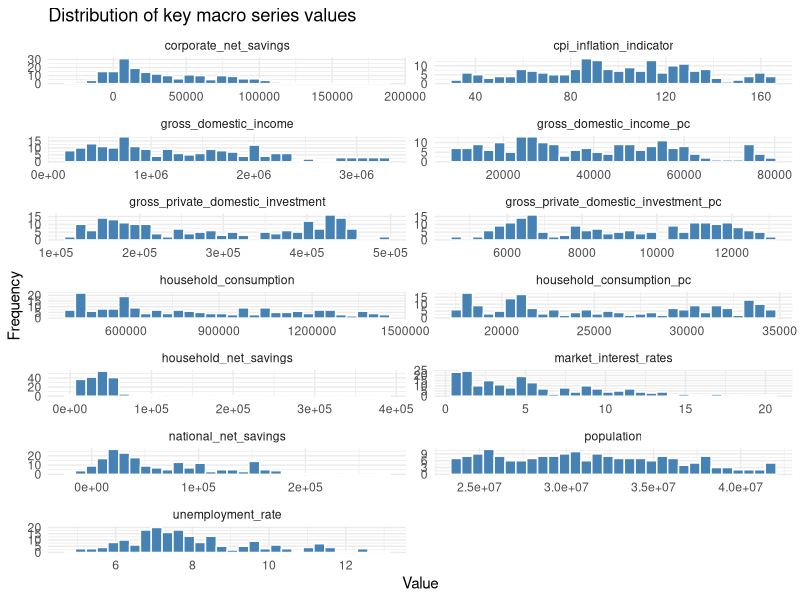
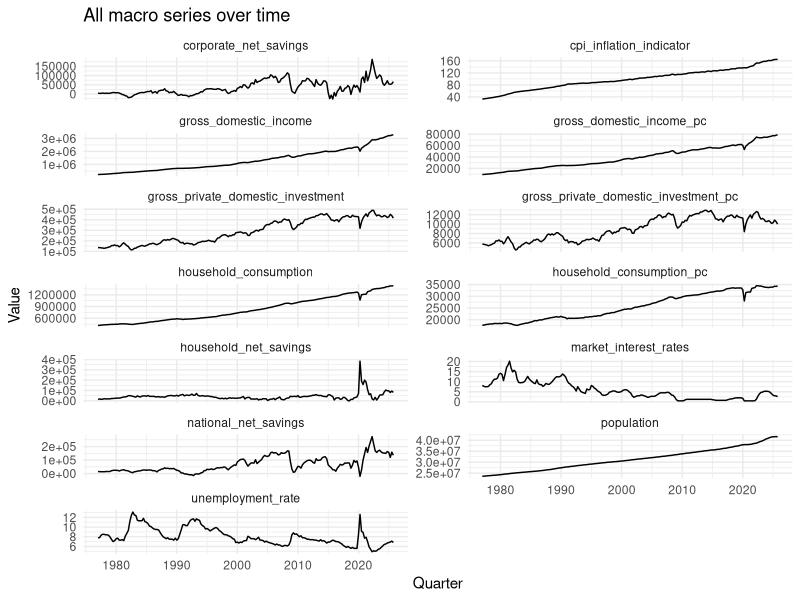
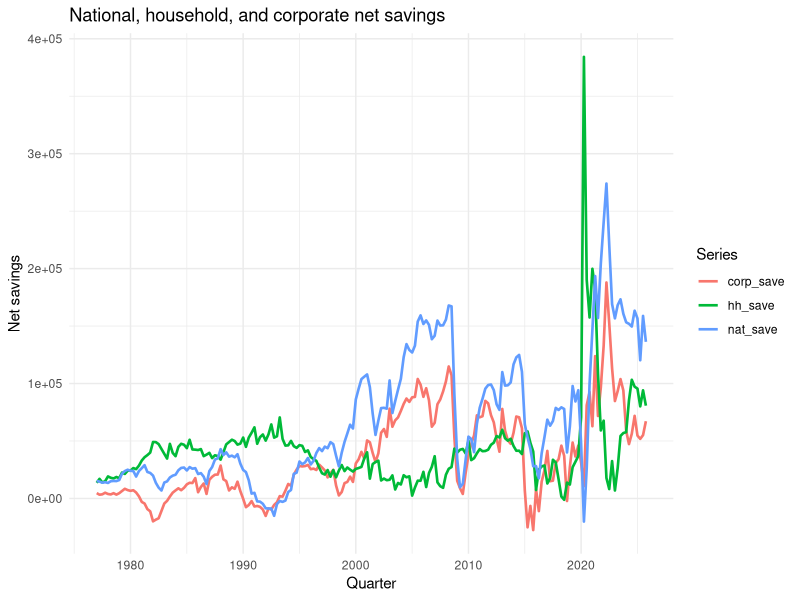
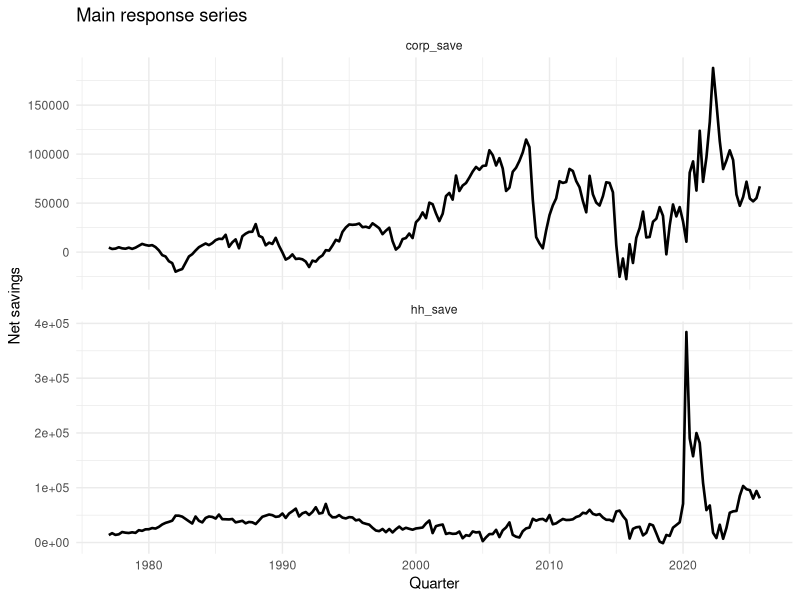
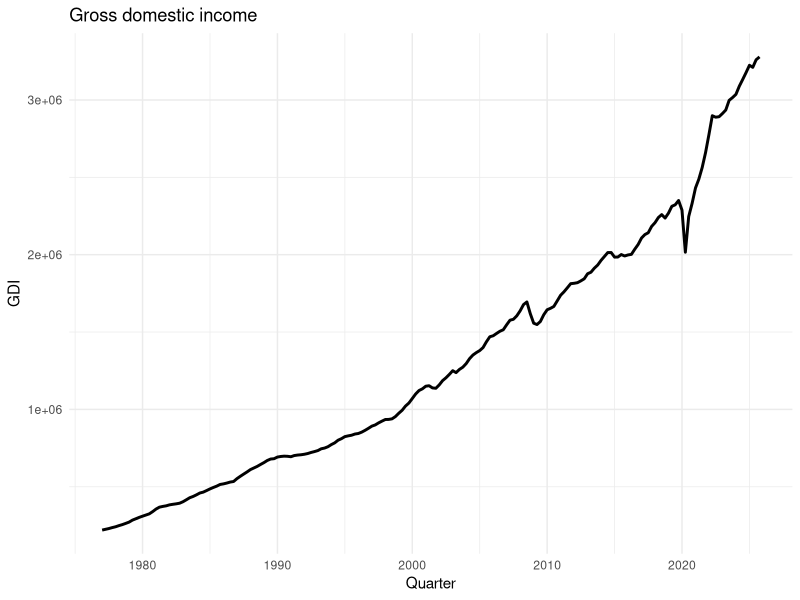
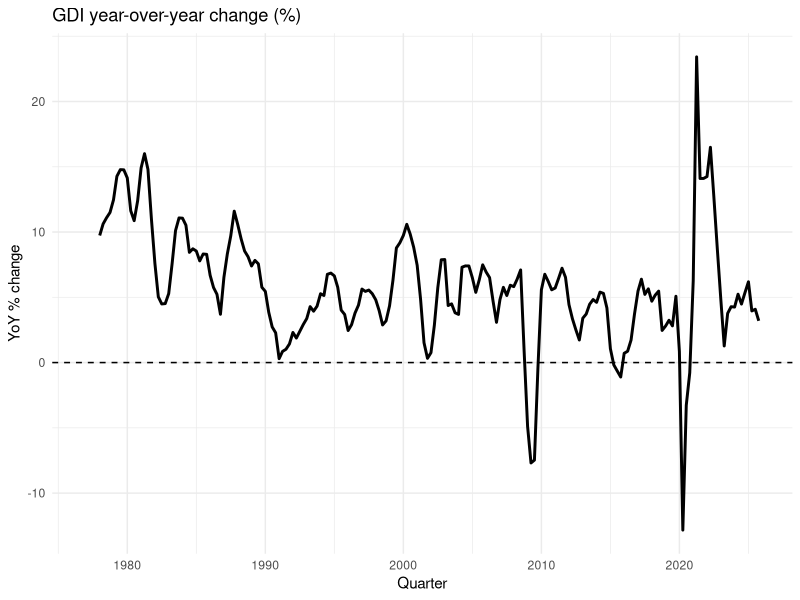
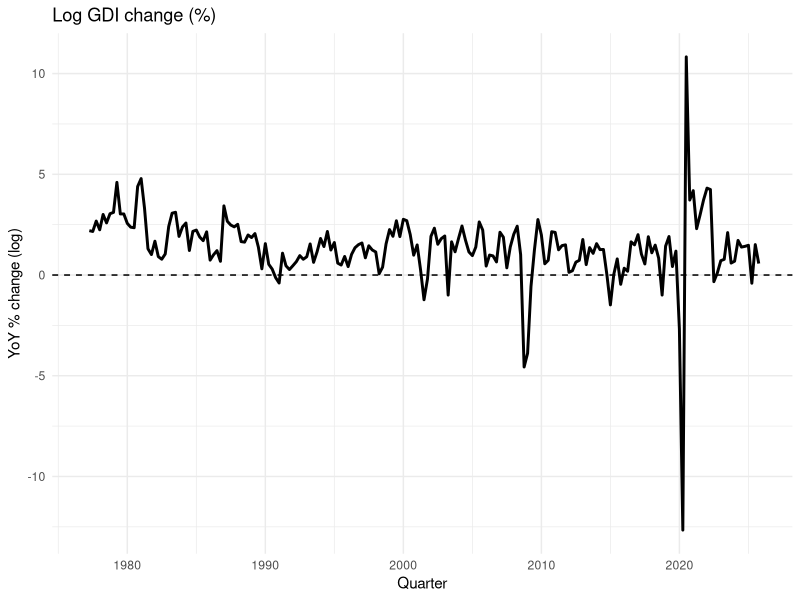
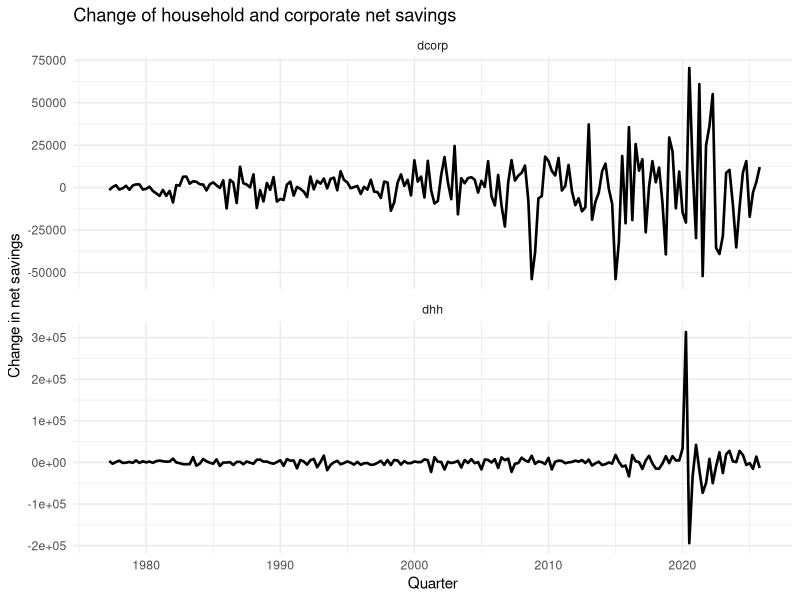

Generate these figures, in order, with R:
## ---- chunk 1
knitr::opts_chunk$set(echo = TRUE, warning = FALSE, message = FALSE)
library(tidyverse)
library(lubridate)
library(forecast)
library(knitr)
library(tseries)
## ---- chunk 2
macro_df <- read_csv("../data/macro_panel_wide_raw.csv", show_col_types = FALSE) |>
  mutate(quarterly_date = as.Date(quarterly_date)) |>
  mutate(household_consumption_pc = household_consumption / population * 1000000,
         gross_domestic_income_pc = gross_domestic_income / population * 1000000,
         gross_private_domestic_investment_pc = gross_private_domestic_investment / population * 1000000) |>
  arrange(quarterly_date)

glimpse(macro_df)
summary(macro_df)
## ---- chunk 3
na_summary <- macro_df |>
  summarise(across(-quarterly_date, ~ sum(is.na(.)))) |>
  pivot_longer(
    cols = everything(),
    names_to = "series",
    values_to = "n_missing"
  ) |>
  arrange(desc(n_missing))

na_summary

# Remove the NA values at the end
macro_df <- macro_df |>
  filter(quarterly_date <= as.Date("2025-12-31"))
## ---- chunk 4
#| fig.width: 8
#| fig.height: 8
key_vars <- macro_df |>
  select(-quarterly_date) |>
  pivot_longer(
    cols = everything(),
    names_to = "series",
    values_to = "value"
  )

# Adjust plot size for better readability
ggplot(key_vars, aes(x = value)) +
  geom_histogram(bins = 30, fill = "steelblue", color = "white") +
  facet_wrap(~ series, scales = "free", ncol = 2)+ 
  theme_minimal() +
  ggtitle("Distribution of key macro series values") +
  xlab("Value") +
  ylab("Frequency")
## ---- chunk 5
#| fig.width: 8
#| fig.height: 8
macro_long <- macro_df |>
  pivot_longer(
    cols = -quarterly_date,
    names_to = "series",
    values_to = "value"
  )

ggplot(macro_long, aes(x = quarterly_date, y = value)) +
  geom_line() +
  facet_wrap(~ series, scales = "free_y", ncol = 2) +
  theme_minimal() +
  labs(
    title = "All macro series over time",
    x = "Quarter",
    y = "Value"
  )
## ---- chunk 6
eda_df <- macro_df |>
  select(
    quarterly_date,
    population,
    national_net_savings,
    household_net_savings,
    corporate_net_savings,
    gross_domestic_income,
    household_consumption,
    unemployment_rate,
    cpi_inflation_indicator,
    market_interest_rates,
    gross_private_domestic_investment
  ) |>
  rename(
    date = quarterly_date,
    pop = population,
    nat_save = national_net_savings,
    hh_save = household_net_savings,
    corp_save = corporate_net_savings,
    gdi = gross_domestic_income,
    cons = household_consumption,
    unemp = unemployment_rate,
    cpi = cpi_inflation_indicator,
    interest = market_interest_rates,
    gpdi = gross_private_domestic_investment
  ) |>
  mutate( # Standardize unit
    hh_rate = (hh_save / gdi) ,
    nat_rate = (nat_save / gdi)
  ) |>
  arrange(date)

glimpse(eda_df)
summary(eda_df)

## ---- chunk 7
saveRDS(eda_df, file = "../data/eda_df_nodiff.rds")
## ---- chunk 8
#| fig.width: 8
#| fig.height: 4
savings_long <- eda_df |>
  select(date, nat_save, hh_save, corp_save) |>
  pivot_longer(
    cols = -date,
    names_to = "series",
    values_to = "value"
  )

ggplot(savings_long, aes(x = date, y = value, color = series)) +
  geom_line(linewidth = 0.9) +
  theme_minimal() +
  labs(
    title = "National, household, and corporate net savings",
    x = "Quarter",
    y = "Net savings",
    color = "Series"
  )
## ---- chunk 9
main_response_long <- eda_df |>
  select(date, hh_save, corp_save) |>
  pivot_longer(
    cols = -date,
    names_to = "series",
    values_to = "value"
  )

ggplot(main_response_long, aes(x = date, y = value)) +
  geom_line(linewidth = 0.9) +
  facet_wrap(~ series, scales = "free_y", ncol = 1) +
  theme_minimal() +
  labs(
    title = "Main response series",
    x = "Quarter",
    y = "Net savings"
  )
## ---- chunk 10
hh_ts <- ts(eda_df$hh_save, start = c(1977, 1), frequency = 4)
corp_ts <- ts(eda_df$corp_save, start = c(1977, 1), frequency = 4)

auto_arima_hh <- auto.arima(hh_ts)
auto_arima_corp <- auto.arima(corp_ts)

summary(auto_arima_hh)
summary(auto_arima_corp)
## ---- chunk 11
hh_rate_ts <- ts(eda_df$hh_rate, start = c(1977,1), frequency = 4)

auto_arima_hh_rate <- auto.arima(hh_rate_ts)

summary(auto_arima_hh_rate)
## ---- chunk 12
eda_df <- eda_df |>
  mutate(
    gdi_qoq = (gdi / lag(gdi) - 1),
    gdi_yoy = (gdi / lag(gdi, 4) - 1),
    ldgdi = log(gdi) - log(lag(gdi))
  )

summary(select(eda_df, gdi, gdi_qoq, gdi_yoy, ldgdi))
## ---- chunk 13
p1 <- ggplot(eda_df, aes(x = date, y = gdi)) +
  geom_line(linewidth = 1) +
  theme_minimal() +
  labs(
    title = "Gross domestic income",
    x = "Quarter",
    y = "GDI"
  )

p2 <- ggplot(eda_df, aes(x = date, y = gdi_yoy*100)) +
  geom_line(linewidth = 1) +
  geom_hline(yintercept = 0, linetype = "dashed") +
  theme_minimal() +
  labs(
    title = "GDI year-over-year change (%)",
    x = "Quarter",
    y = "YoY % change"
  )

p3 <- ggplot(eda_df, aes(x = date, y = ldgdi*100)) +
  geom_line(linewidth = 1) +
  geom_hline(yintercept = 0, linetype = "dashed") +
  theme_minimal() +
  labs(
    title = "Log GDI change (%)",
    x = "Quarter",
    y = "YoY % change (log)"
  )

p1
p2
p3
## ---- chunk 14

eda_df <- eda_df |>
  mutate(
    dhh = hh_save - lag(hh_save),
    dcorp = corp_save - lag(corp_save),
    dnat = nat_save - lag(nat_save),
    dhh_rate = hh_rate - lag(hh_rate),
    dnat_rate = nat_rate - lag(nat_rate),
    dunemp = unemp - lag(unemp),
    dinterest = interest - lag(interest),
    ldcons = log1p(cons) - log1p(lag(cons)),
    ldcpi = log1p(cpi) - log1p(lag(cpi)),
    ldgpdi = log1p(gpdi) - log1p(lag(gpdi))
  )

summary(select(
  eda_df,
  dhh,
  dcorp,
  dhh_rate,
  dnat_rate,
  dunemp,
  dinterest,
  ldcons,
  ldcpi,
  ldgpdi
))
## ---- chunk 15
diff_long <- eda_df |>
  select(date, dhh, dcorp) |>
  pivot_longer(
    cols = -date,
    names_to = "series",
    values_to = "value"
  )
ggplot(diff_long, aes(x = date, y = value)) +
  geom_line(linewidth = 0.9) +
  facet_wrap(~ series, scales = "free_y", ncol = 1) +
  theme_minimal() +
  labs(
    title = "Change of household and corporate net savings",
    x = "Quarter",
    y = "Change in net savings"
  )

## ---- chunk 16
transformed_long <- eda_df |>
  select(date, dhh_rate, dnat_rate) |>
  pivot_longer(
    cols = -date,
    names_to = "series",
    values_to = "value"
  )

ggplot(transformed_long, aes(x = date, y = value*100)) +
  geom_line(linewidth = 0.9) +
  facet_wrap(~ series, scales = "free_y", ncol = 1) +
  theme_minimal() +
  labs(
    title = "Change of household and national net saving Rates",
    x = "Quarter",
    y = "Change"
  )
## ---- chunk 17
hh_ts <- ts(
  eda_df$hh_save,
  start = c(1977, 1),
  frequency = 4
)

dhh_ts <- diff(hh_ts)

par(mfrow = c(2, 2))
plot(hh_ts, main = "Household net savings")
plot(dhh_ts, main = "First difference: household net savings")
acf(na.omit(dhh_ts), lag.max = 20, main = "ACF: diff household savings")
pacf(na.omit(dhh_ts), lag.max = 20, main = "PACF: diff household savings")
par(mfrow = c(1, 1))

adf.test(na.omit(dhh_ts))
## ---- chunk 18
corp_ts <- ts(
  eda_df$corp_save,
  start = c(1977, 1),
  frequency = 4
)

dcorp_ts <- diff(corp_ts)

par(mfrow = c(2, 2))
plot(corp_ts, main = "Corporate net savings")
plot(dcorp_ts, main = "First difference: corporate net savings")
acf(na.omit(dcorp_ts), lag.max = 20, main = "ACF: diff corporate savings")
pacf(na.omit(dcorp_ts), lag.max = 20, main = "PACF: diff corporate savings")
## ---- chunk 19
hh_rate_ts <- ts(
  eda_df$hh_rate,
  start = c(1977, 1),
  frequency = 4
)

dhh_rate_ts <- diff(hh_rate_ts)

par(mfrow = c(2, 2))
plot(hh_rate_ts, main = "Household net saving rate")
plot(dhh_rate_ts, main = "First difference: household net saving rate")
acf(na.omit(dhh_rate_ts), lag.max = 20, main = "ACF: diff household saving rate")
pacf(na.omit(dhh_rate_ts), lag.max = 20, main = "PACF: diff household saving rate")
## ---- chunk 20
ccf(na.omit(eda_df$dhh), na.omit(eda_df$dcorp),
    main = "hh vs corp net savings")
## ---- chunk 21
options(repr.plot.width = 12, repr.plot.height = 8)
par(
  mfrow = c(2, 4),
  mar = c(5, 5, 3, 1),   # c(bottom, left, top, right)
  mgp = c(2, 0.8, 0),        # Pulls axis labels closer to the plot
  cex.main = 0.95,           # Scales down the main title
  cex.lab = 0.9,             # Scales down axis labels
  cex.axis = 0.85            # Scales down axis tick values
)

ccf(na.omit(eda_df$ldgdi), na.omit(eda_df$dhh),
    main = "log GDI vs hh savings")
ccf(na.omit(eda_df$ldgdi), na.omit(eda_df$dcorp),
    main = "log GDI vs corp savings")

ccf(na.omit(eda_df$dunemp), na.omit(eda_df$dhh),
    main = "Unemp vs hh savings")
ccf(na.omit(eda_df$dunemp), na.omit(eda_df$dcorp),
    main = "Unemp vs corp savings")

ccf(na.omit(eda_df$ldcons), na.omit(eda_df$dhh),
    main = "Cons vs hh savings")
ccf(na.omit(eda_df$ldcons), na.omit(eda_df$dcorp),
    main = "Cons vs corp savings")

ccf(na.omit(eda_df$ldgpdi), na.omit(eda_df$dhh),
    main = "GPDI vs hh savings")
ccf(na.omit(eda_df$ldgpdi), na.omit(eda_df$dcorp),
    main = "GPDI vs corp savings")

## ---- chunk 22
#| fig.width: 7
#| fig.height: 2.5
par(
  mfrow = c(1, 4)
)

ccf(na.omit(eda_df$ldgdi), na.omit(eda_df$dhh_rate),
    main = "log GDI vs hh saving rate")

ccf(na.omit(eda_df$dunemp), na.omit(eda_df$dhh_rate),
    main = "Unemp vs hh saving rate")

ccf(na.omit(eda_df$ldcons), na.omit(eda_df$dhh_rate),
    main = "Cons vs hh saving rate")

ccf(na.omit(eda_df$ldgpdi), na.omit(eda_df$dhh_rate),
    main = "GPDI vs hh saving rate")

par(mfrow = c(1, 1))
## ---- chunk 23
pairs(
  eda_df |>
    select(hh_save, corp_save, gdi, cons, unemp, cpi, interest) |>
    na.omit(),
  main = "Scatterplot matrix for key variables"
)
## ---- chunk 24
pairs(
  eda_df |>
    select(dhh, dcorp, ldgdi, ldcons, dunemp, ldcpi, dinterest) |>
    na.omit(),
  main = "Scatterplot matrix for key variables after differencing"
)
## ---- chunk 25
pairs(
  eda_df |>
    select(dhh_rate, ldgdi, ldcons, dunemp, ldcpi, dinterest) |>
    na.omit(),
  main = "Scatterplot matrix for key variables after differencing"
)
## ---- chunk 26
glimpse(eda_df)

saveRDS(eda_df, file = "../data/macro_df_diff.rds")
